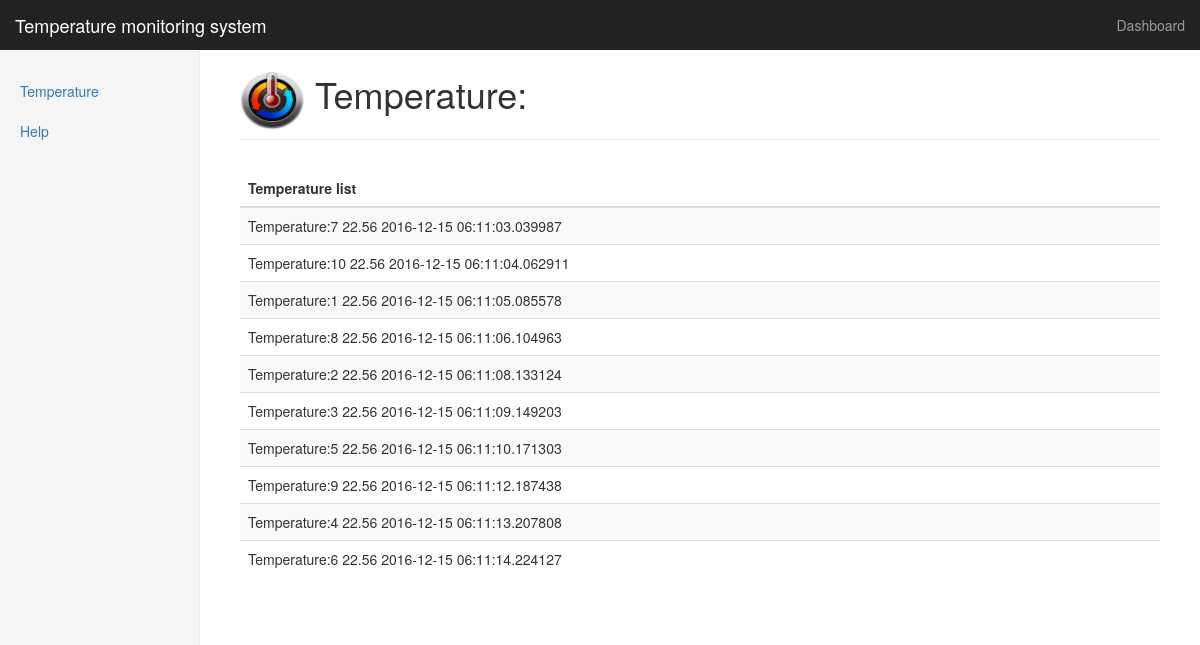
The page / on the database its author committed.
### pylib/db.py (models this page shows, shortened)
class Temperature(Base):
    __tablename__ = 'temperature'
    id = Column(Integer, primary_key=True)
    temperature = Column(String(10))
    date_time = Column(DateTime)
    def __repr__(self):
        return "Temperature:{} {} {}".format(
            self.id, self.temperature,
            self.date_time)

### app_iot.py (the view)
@app.route('/')
def temperature_list_page():
    dbproxy = DbProxy()
    tempr = dbproxy.get_all()
    context = {'temperature': tempr}
    return render_template('index.html', data=context)

### pylib/db.py (called while the page is built)
    def _init_engine(self, uri, **kwards):
        self.engine = create_engine(uri, **kwards)

    def _init_db(self):
        self.session = scoped_session(sessionmaker(bind=self.engine))
        Base.metadata.create_all(self.engine)

    def get_all(self, order1=Temperature.date_time):
        return self.session.query(Temperature).order_by(order1).all()

### templates/index.html (shortened to what this page needs)
{% extends 'base.html' %}
{% block content %}
<div class="col-sm-9 col-sm-offset-3 col-md-10 col-md-offset-2 main">
  <h1 class="page-header"><img src="/static/images/termo_logo_1.jpg" width="65" height="60"> Temperature:</h2>
  <div class="table-responsive">
    <table class="table table-striped">
      <thead>
        <tr>
          <th>Temperature list</th>
        </tr>
      </thead>
      <tbody>
      {% for it in data['temperature'] %}
        <tr>
          <td>{{ it }}</td>
        </tr>
      {% endfor %}
      <body>
 </body>
      </tbody>
    </table>
  </div>
</div>
{% endblock %}

### templates/base.html (shortened to what this page needs)
<!DOCTYPE html>
<html lang="en">
<head>
    <link href="/static/css/bootstrap.min.css" rel="stylesheet">
    <link href="/static/css/bootstrap-switch.min.css" rel="stylesheet">
    <link href="/static/css/style.css" rel="stylesheet">
    <link href="/static/css/dashboard.css" rel="stylesheet">
    <link rel="stylesheet" href="/static/css/font-awesome.min.css">
</head>
<body>
{% block navtop %}
<nav class="navbar navbar-inverse navbar-fixed-top">
  <div class="container-fluid">
    <div class="navbar-header">
      <a class="navbar-brand" href="/">Temperature monitoring system</a>
    </div>
    <div id="navbar" class="navbar-collapse collapse">
      <ul class="nav navbar-nav navbar-right">
        <li><a href="/">Dashboard</a></li>
      </ul>
    </div>
  </div>
</nav>
{% endblock %}
{% set active_page = active_page|default("index") %}
{% set navigation_bar = [
    ('/', 'temperature', 'Temperature'),
    ('/help', 'help', 'Help'),
] -%}
<div class="container-fluid">
  <div class="row">
    <div class="col-sm-3 col-md-2 sidebar">
      <ul class="nav nav-sidebar">
        {% for href, id, caption in navigation_bar %}
          <li {% if id == active_page %} class="active" {% endif %}>
              <a href="{{ href|e }}">
                  {{ caption|e }}
              </a>
          </li>
        {% endfor %}
      </ul>
    </div>
    {% block content %}
    {% endblock %}
  </div>
</div>
</body>
</html>

### static/css/dashboard.css (style rules this page uses)
body { padding-top: 50px; }
.navbar-fixed-top { border: 0; }
.sidebar { display: none; }
@media (min-width: 768px) { .sidebar { position: fixed; top: 51px; bottom: 0; left: 0; z-index: 1000; display: block; padding: 20px; overflow-x: hidden; overflow-y: auto; background-color: #f5f5f5; border-right: 1px solid #eee; } }
.nav-sidebar { margin-right: -21px; margin-bottom: 20px; margin-left: -20px; }
.nav-sidebar > li > a { padding-right: 20px; padding-left: 20px; }
.main { padding: 20px; }
@media (min-width: 768px) { .main { padding-right: 40px; padding-left: 40px; } }
.main .page-header { margin-top: 0; }

### rows shown on the page
Temperature: id+temperature+date_time "Temperature:7 22.56 2016-12-15 06:11:03.039987"
Temperature: id+temperature+date_time "Temperature:10 22.56 2016-12-15 06:11:04.062911"
Temperature: id+temperature+date_time "Temperature:1 22.56 2016-12-15 06:11:05.085578"
Temperature: id+temperature+date_time "Temperature:8 22.56 2016-12-15 06:11:06.104963"
Temperature: id+temperature+date_time "Temperature:2 22.56 2016-12-15 06:11:08.133124"
Temperature: id+temperature+date_time "Temperature:3 22.56 2016-12-15 06:11:09.149203"
Temperature: id+temperature+date_time "Temperature:5 22.56 2016-12-15 06:11:10.171303"
Temperature: id+temperature+date_time "Temperature:9 22.56 2016-12-15 06:11:12.187438"
Temperature: id+temperature+date_time "Temperature:4 22.56 2016-12-15 06:11:13.207808"
Temperature: id+temperature+date_time "Temperature:6 22.56 2016-12-15 06:11:14.224127"

### other values the page prints
{{ caption|e }} "Temperature" "Help"
